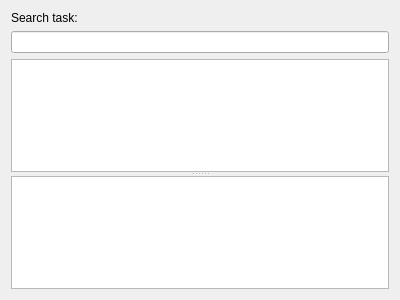
<?xml version="1.0" encoding="UTF-8"?>
<ui version="4.0">
 <class>help</class>
 <widget class="QWidget" name="help">
  <property name="geometry">
   <rect>
    <x>0</x>
    <y>0</y>
    <width>400</width>
    <height>300</height>
   </rect>
  </property>
  <property name="windowTitle">
   <string>Form</string>
  </property>
  <layout class="QVBoxLayout" name="verticalLayout">
   <item>
    <widget class="QLabel" name="label">
     <property name="text">
      <string>Search task:</string>
     </property>
    </widget>
   </item>
   <item>
    <widget class="QLineEdit" name="lineEdit"/>
   </item>
   <item>
    <widget class="QSplitter" name="splitter">
     <property name="orientation">
      <enum>Qt::Vertical</enum>
     </property>
     <widget class="QListWidget" name="listWidget"/>
     <widget class="QTextBrowser" name="textBrowser"/>
    </widget>
   </item>
  </layout>
 </widget>
 <resources/>
 <connections/>
</ui>
